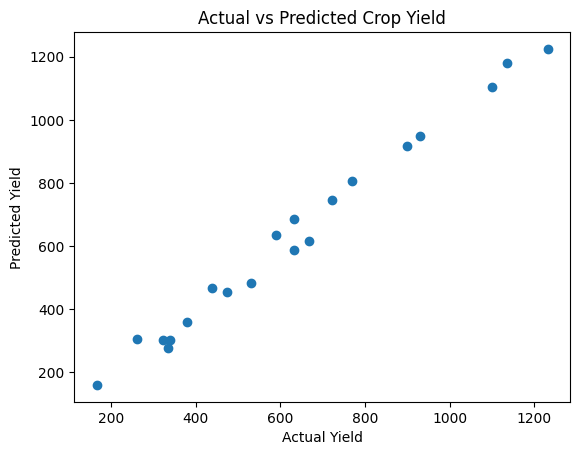

Python code for this plot:
# Crop Yield Prediction using Polynomial Regression

# 1. Import Libraries
import pandas as pd
import numpy as np
import matplotlib.pyplot as plt

from sklearn.model_selection import train_test_split
from sklearn.preprocessing import PolynomialFeatures
from sklearn.linear_model import LinearRegression
from sklearn.metrics import mean_absolute_error, mean_squared_error, r2_score


# 2. Load Dataset
df = pd.read_csv("crop_yield_dataset.csv")

print("First 5 rows:")
print(df.head())


# 3. Check Missing Values
print("\nMissing values:")
print(df.isnull().sum())


# 4. Feature Selection
X = df[['Rainfall', 'Temperature', 'Fertilizer', 'Soil_Quality']]
y = df['Crop_Yield']


# 5. Train-Test Split
X_train, X_test, y_train, y_test = train_test_split(
    X, y, test_size=0.2, random_state=42
)


# 6. Apply Polynomial Regression
poly = PolynomialFeatures(degree=2)
X_train_poly = poly.fit_transform(X_train)
X_test_poly = poly.transform(X_test)


# 7. Train Model
model = LinearRegression()
model.fit(X_train_poly, y_train)


# 8. Prediction
y_pred = model.predict(X_test_poly)

print("\nPredictions:")
print(y_pred[:5])


# 9. Evaluation
mae = mean_absolute_error(y_test, y_pred)
mse = mean_squared_error(y_test, y_pred)
r2 = r2_score(y_test, y_pred)

print("\nModel Evaluation:")
print("MAE:", mae)
print("MSE:", mse)
print("R2 Score:", r2)


# 10. Visualization (Actual vs Predicted)
plt.figure()
plt.scatter(y_test, y_pred)
plt.xlabel("Actual Yield")
plt.ylabel("Predicted Yield")
plt.title("Actual vs Predicted Crop Yield")
plt.show()


# 11. Example Prediction
sample = [[900, 25, 120, 7]]  # Rainfall, Temp, Fertilizer, Soil
sample_poly = poly.transform(sample)

prediction = model.predict(sample_poly)

print("\nSample Prediction:")
print("Predicted Crop Yield:", prediction[0])
